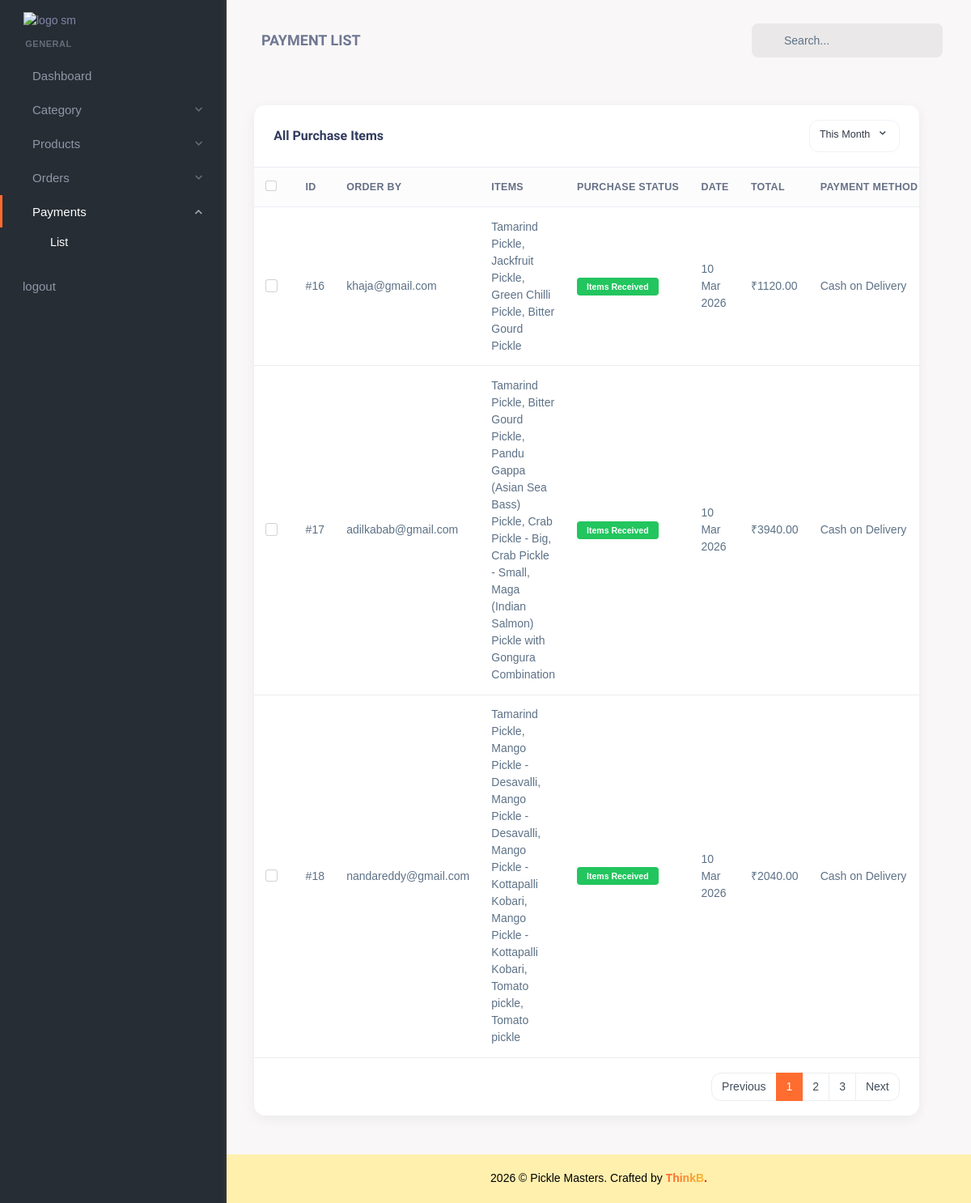
The app's page /account/payments/list/ (signed in), older data.
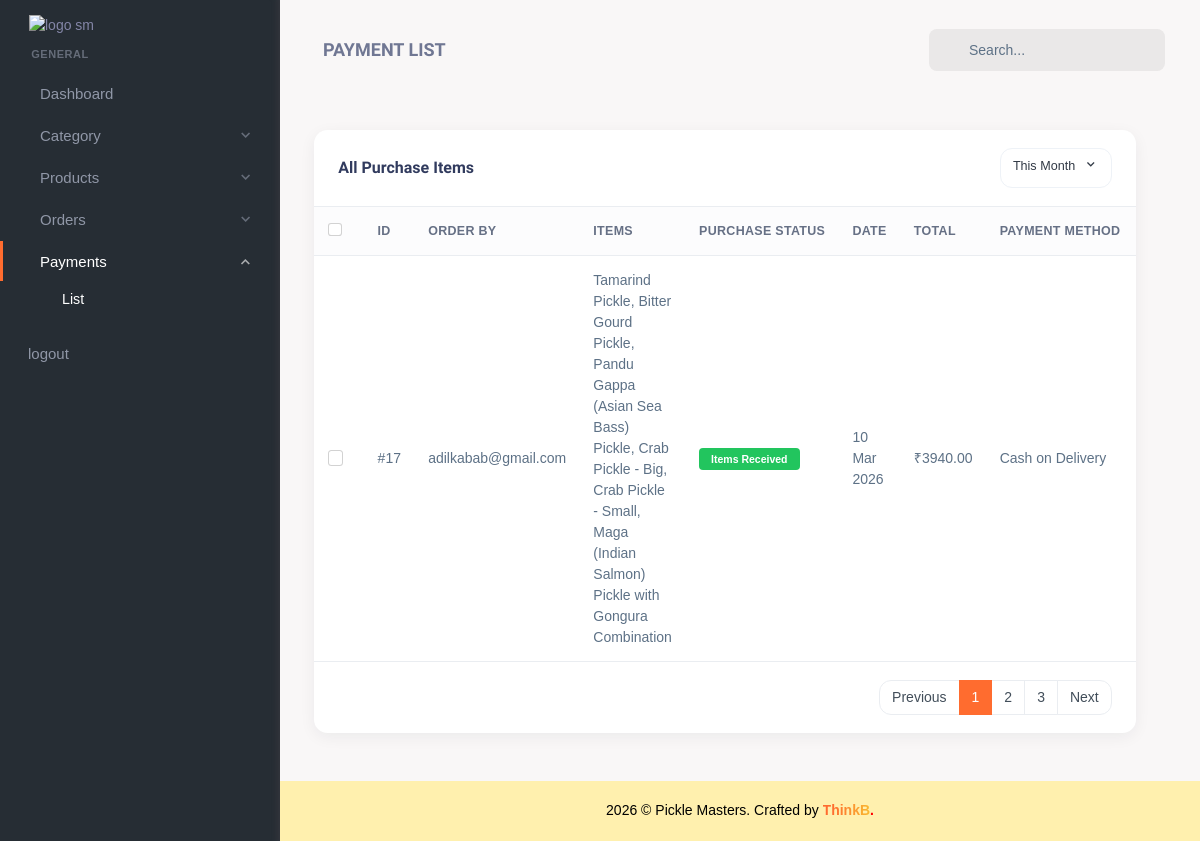
The same page, newer data.
### core/models.py (models this page shows, shortened)
class Payment(models.Model):
    PAYMENT_METHODS = (
        ('cod', 'Cash on Delivery'),
        ('online', 'Online'),
    )
    PAYMENT_STATUS = (
        ('pending', 'Pending'),
        ('success', 'Success'),
        ('failed', 'Failed'),
        ('refunded', 'Refunded'),
    )
    order = models.ForeignKey(Order, on_delete=models.CASCADE, related_name='payments')
    user = models.ForeignKey(User, on_delete=models.CASCADE)
    payment_id = models.CharField(max_length=200, blank=True, null=True)
    payment_method = models.CharField(max_length=20, choices=PAYMENT_METHODS)
    amount = models.DecimalField(max_digits=10, decimal_places=2)
    status = models.CharField(max_length=20, choices=PAYMENT_STATUS, default='pending')
    transaction_id = models.CharField(max_length=200, blank=True, null=True)
    created_at = models.DateTimeField(auto_now_add=True)

class Order(models.Model):
    PAYMENT_CHOICES = (
        ('cod', 'Cash on Delivery'),
        ('online', 'Online'),
    )
    STATUS_CHOICES = (
        ('pending', 'Pending'),
        ('placed', 'Placed'),
        ('delivered', 'Delivered'),
        ('cancelled', 'Cancelled'),
    )
    user = models.ForeignKey(User, on_delete=models.CASCADE, related_name='orders')
    address = models.ForeignKey(Address, on_delete=models.SET_NULL, null=True)
    payment_method = models.CharField(max_length=10, choices=PAYMENT_CHOICES)
    status = models.CharField(max_length=12, choices=STATUS_CHOICES, default='pending')
    total_amount = models.DecimalField(max_digits=12, decimal_places=2, default=0.00)
    is_seen = models.BooleanField(default=False)
    created_at = models.DateTimeField(default=timezone.now)
    updated_at = models.DateTimeField(auto_now=True)
    class Meta:
        ordering = ['-created_at']

class OrderItem(models.Model):
    order = models.ForeignKey(Order, on_delete=models.CASCADE, related_name='items')
    product = models.ForeignKey(Product, on_delete=models.CASCADE)
    size = models.CharField(max_length=50)
    preference = models.CharField(max_length=50, blank=True, null=True)
    quantity = models.PositiveIntegerField()
    price_at_purchase = models.DecimalField(max_digits=10, decimal_places=2)

class Product(models.Model):
    STATUS_CHOICES = [
        ('active', 'Active'),
        ('inactive', 'Inactive')
    ]
    STOCK_CHOICES = [
        ('in_stock', 'In Stock'),
        ('out_of_stock', 'Out Of Stock')
    ]
    product_id = models.UUIDField(default=uuid.uuid4, editable=False, unique=True)
    name = models.CharField(max_length=255)
    image = models.FileField(upload_to='category_images/', null=True, blank=True)
    category = models.ForeignKey(Category, related_name='products', on_delete=models.CASCADE, null=True, blank=True)
    in_stock = models.CharField(max_length=20, choices=STOCK_CHOICES, default='in_stock')
    stock_count = models.PositiveIntegerField(default=0)
    status = models.CharField(max_length=8, choices=STATUS_CHOICES, default='active')
    ingredients = HTMLField(null=True, blank=True, verbose_name="Ingredients")
    nutrition_info = HTMLField(null=True, blank=True, verbose_name="Nutrition Information")
    created_at = models.DateTimeField(auto_now_add=True, null=True, blank=True)
    updated_at = models.DateTimeField(auto_now=True, null=True, blank=True)
    slug = models.SlugField(max_length=255, unique=True, null=True, blank=True)

### core/views.py (the view)
# urls.py: path('account/payments/list/', payment_list, name='payment_list'),
@login_required(login_url='adminlogin')
def payment_list(request):
    if request.user.is_superuser:
        payments = Payment.objects.filter(status='success').select_related(
            'order','user'
        ).prefetch_related(
            'order__items',
            'order__items__product'
        )
        return render(request,'backend/payment-list.html',{
            'payments':payments
        })
    else:
        return redirect('home')

### templates/backend/payment-list.html (shortened to what the changed rows need)
{% extends 'backend/base.html' %}
{% load static %}
{% block content %}
<div class="page-content">
    <div class="container-xxl">
        <div class="row">
            <div class="col-xl-12">
                <div class="card">
                    <div class="card-body p-0">
                        <div class="table-responsive">
                            <table class="table align-middle mb-0 table-hover table-centered">
                                <thead class="bg-light-subtle">
                                    <tr>
                                        <th style="width:20px;">
                                            <div class="form-check">
                                                <input type="checkbox" class="form-check-input" id="checkAll">
                                            </div>
                                        </th>
                                        <th>ID</th>
                                        <th>Order By</th>
                                        <th>Items</th>
                                        <th>Purchase Status</th>
                                        <th>Date</th>
                                        <th>Total</th>
                                        <th>Payment Method</th>
                                    </tr>
                                </thead>
                                <tbody>
                                    {% for payment in payments %}
                                    <tr>
                                        <td>
                                            <div class="form-check">
                                                <input type="checkbox" class="form-check-input">
                                            </div>
                                        </td>
                                        <td>
                                            <a href="javascript:void(0);" class="text-body">
                                                #{{ payment.order.id }}
                                            </a>
                                        </td>
                                        <td>
                                            {{ payment.user.username }}
                                        </td>
                                        <td>
                                            {% for item in payment.order.items.all %}
                                                {{ item.product.name }}{% if not forloop.last %}, {% endif %}
                                            {% endfor %}
                                        </td>
                                        <td>
                                            <span class="badge bg-success text-white py-1 px-2">
                                                Items Received
                                            </span>
                                        </td>
                                        <td>
                                            {{ payment.created_at|date:"d M Y" }}
                                        </td>
                                        <td>
                                            ₹{{ payment.amount|floatformat:2 }}
                                        </td>
                                        <td>
                                            {{ payment.get_payment_method_display }}
                                        </td>
                                    </tr>
                                    {% empty %}
                                    <tr>
                                        <td colspan="10" class="text-center p-4">
                                            No successful payments found
                                        </td>
                                    </tr>
                                    {% endfor %}
                                </tbody>
                            </table>
                        </div>
                    </div>
                </div>
            </div>
        </div>
    </div>
</div>
{% endblock content %}

Row changes from the older to the newer data that the page shows:
removed Payment: order.id "16", user.username "khaja@gmail.com", created_at "10 Mar 2026", amount "1120.00", payment_method "Cash on Delivery"
removed OrderItem: product.name "Tamarind Pickle", shown under "16"
removed OrderItem: product.name "Jackfruit Pickle", shown under "16"
removed OrderItem: product.name "Green Chilli Pickle", shown under "16"
removed OrderItem: product.name "Bitter Gourd Pickle", shown under "16"
removed Payment: order.id "18", user.username "nandareddy@gmail.com", created_at "10 Mar 2026", amount "2040.00", payment_method "Cash on Delivery"
removed OrderItem: product.name "Tamarind Pickle", shown under "18"
removed OrderItem: product.name "Mango Pickle - Desavalli", shown under "18"
removed OrderItem: product.name "Mango Pickle - Desavalli", shown under "18"
removed OrderItem: product.name "Mango Pickle - Kottapalli Kobari", shown under "18"
removed OrderItem: product.name "Mango Pickle - Kottapalli Kobari", shown under "18"
removed OrderItem: product.name "Tomato pickle", shown under "18"
removed OrderItem: product.name "Tomato pickle", shown under "18"
